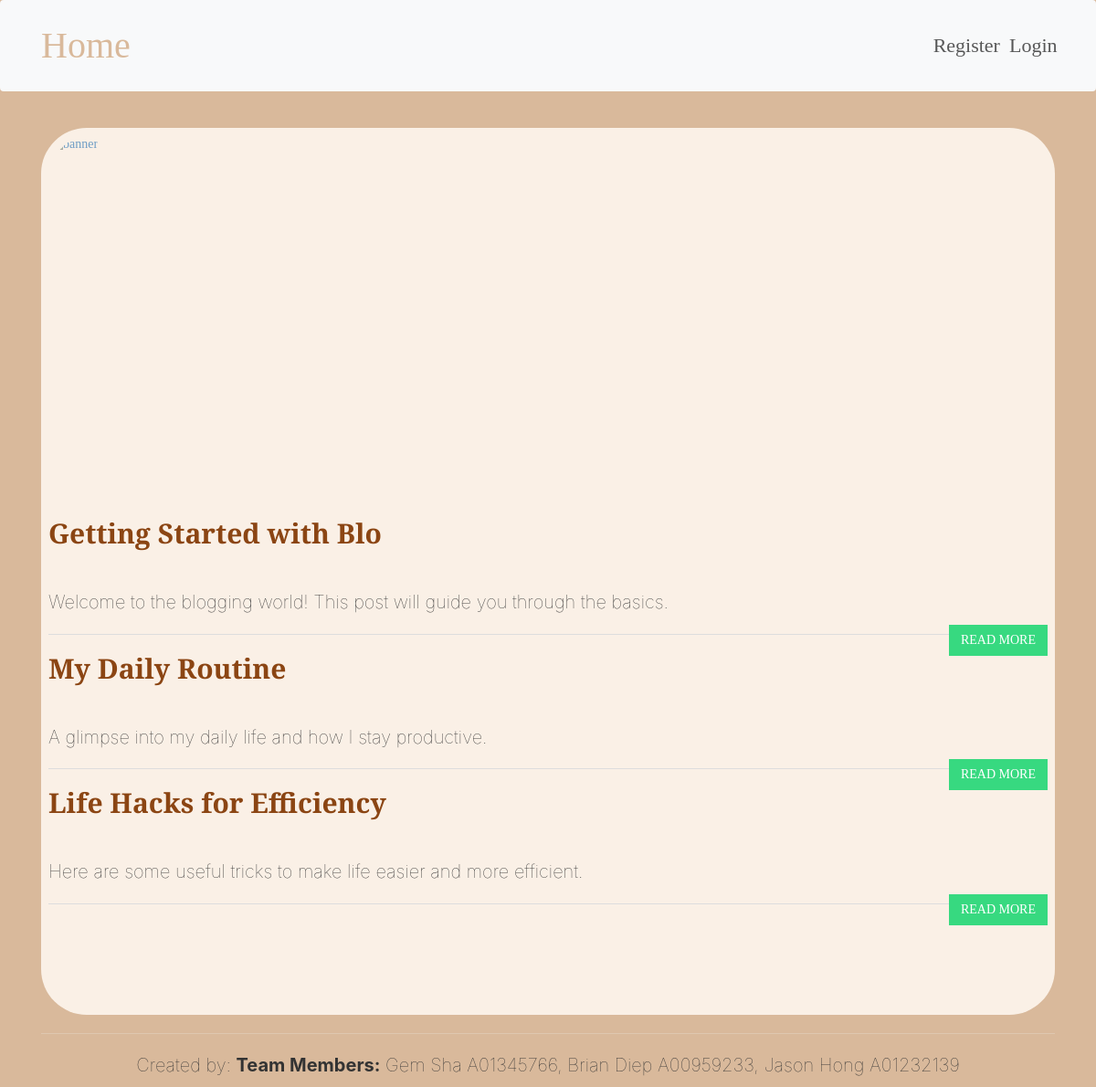
The page / on the database its author committed.
### tables this page shows
CREATE TABLE Articles (
        ArticleId INTEGER PRIMARY KEY AUTOINCREMENT,
        Title TEXT NOT NULL,
        Body TEXT NOT NULL,
        CreatDate DATETIME DEFAULT CURRENT_TIMESTAMP,
        StartDate DATE,
        EndDate DATE,
        ContributorUsername TEXT NOT NULL
    );

### index.php (the view, shortened to what this page needs)
<?php if (isset($_SESSION['username'])): ?>
    <?php include("./inc_header.php"); ?>
<?php else: ?>
    <?php include("./inc_header_before_login.php"); ?>
<?php endif; ?>
<?php include("./seed.php") ?>
<div class="container" id="mainContainer">
    <section class="header-nav-wrap content has-banner has-avatar avatar-style-circle has-title has-description has-nav">
        <header id="header" class="blog-header" role="banner">
            <figure id="header-banner" class="header-image-wrapper header-module">
                <a href="/" class="header-image cover loaded imgLiquid_bgSize imgLiquid_ready">
                    <img src="/images/bg3.jpeg" alt="banner">
                </a>
            </figure>
            <div>
                <?php
                if ($db !== FALSE) {
                    $SQLstring = "
                        SELECT
                            a.ArticleId,
                            a.Title,
                            a.Body,
                            a.CreatDate,
                            a.ContributorUsername,
                            u.firstName || ' ' || u.lastName AS authorName
                        FROM Articles a
                        LEFT JOIN Users u ON a.ContributorUsername = u.username
                        ORDER BY a.CreatDate DESC
                    ";
                    $QueryResult = $db->query($SQLstring);
                    if ($QueryResult) {
                        while ($row = $QueryResult->fetchArray(SQLITE3_ASSOC)) {
                            $snippet = substr($row['Body'], 0, 150);
                ?>
                            <div class="blogShort">
                                <h1><?php echo htmlspecialchars($row['Title']); ?></h1>
                                <br>
                                <article>
                                    <p>
                                        <?php
                                        echo htmlspecialchars($snippet) . (strlen($row['Body']) > 150 ? "..." : "");
                                        ?>
                                    </p>
                                </article>
                                <?php if (isset($_SESSION['username'])): ?>
                                    <a class="btn btn-blog pull-right marginBottom10"
                                       href="/crud/display/display.php?id=<?php echo urlencode($row['ArticleId']); ?>">
                                        READ MORE
                                    </a>
                                <?php else: ?>
                                    <a class="btn btn-blog pull-right marginBottom10"
                                       href="/login/login.php?redirect=<?php echo urlencode('/crud/display/display.php?id=' . $row['ArticleId']); ?>">
                                        READ MORE
                                    </a>
                                <?php endif; ?>
                            </div>
                <?php
                        }
                        echo '<div class="col-md-12 gap10"></div>';
                    } else {
                        echo "<p class='alert alert-danger'>Error: Unable to fetch article data.</p>";
                    }
                }
                ?>
            </div>
        </header>
    </section>
</div>
<?php include("./inc_footer.php"); ?>

### landing-css.css (style rules this page uses)
#mainContainer { margin-top: 40px; font-family: "DM Serif Text", serif; }
.header-nav-wrap { background-color: #faf0e6; border-color: #faf0e6; border-radius: 50px; padding: 7px; border-style: solid; border-width: 1px; border-top-color: transparent !important; padding-bottom: 100px; }
.header-module.header-image-wrapper { width: 100%; height: 400px; margin: -1px auto 0 auto; overflow: hidden; border-radius: 50px; opacity: 0.7; }
.header-module.header-image-wrapper img { width: 100%; height: 100%; object-fit: cover; border-radius: 50px; }
.page, .page-wrapper, .container::after { background-color: #39bbdb; }
.blogShort { border-bottom: 1px solid #ddd; padding-bottom: 10px; margin-bottom: 20px; }
.btn-blog { color: #ffffff; background-color: #37d980; border-color: #37d980; border-radius: 0; margin-bottom: 10px; }
body { background-color: #d9b99b; }
h1 { font-family: "DM Serif Text", serif; font-size: 3rem; font-weight: bold; color: #8B4513; padding-bottom: 5px; margin-bottom: 20px; }
p { font-family: 'Inter', sans-serif; font-weight:lighter; font-size: 2rem; }

### rows shown on the page
articles: Title "Getting Started with Blo", Body "Welcome to the blogging world! This post will guide you through the basics."
articles: Title "My Daily Routine", Body "A glimpse into my daily life and how I stay productive."
articles: Title "Life Hacks for Efficiency", Body "Here are some useful tricks to make life easier and more efficient."
